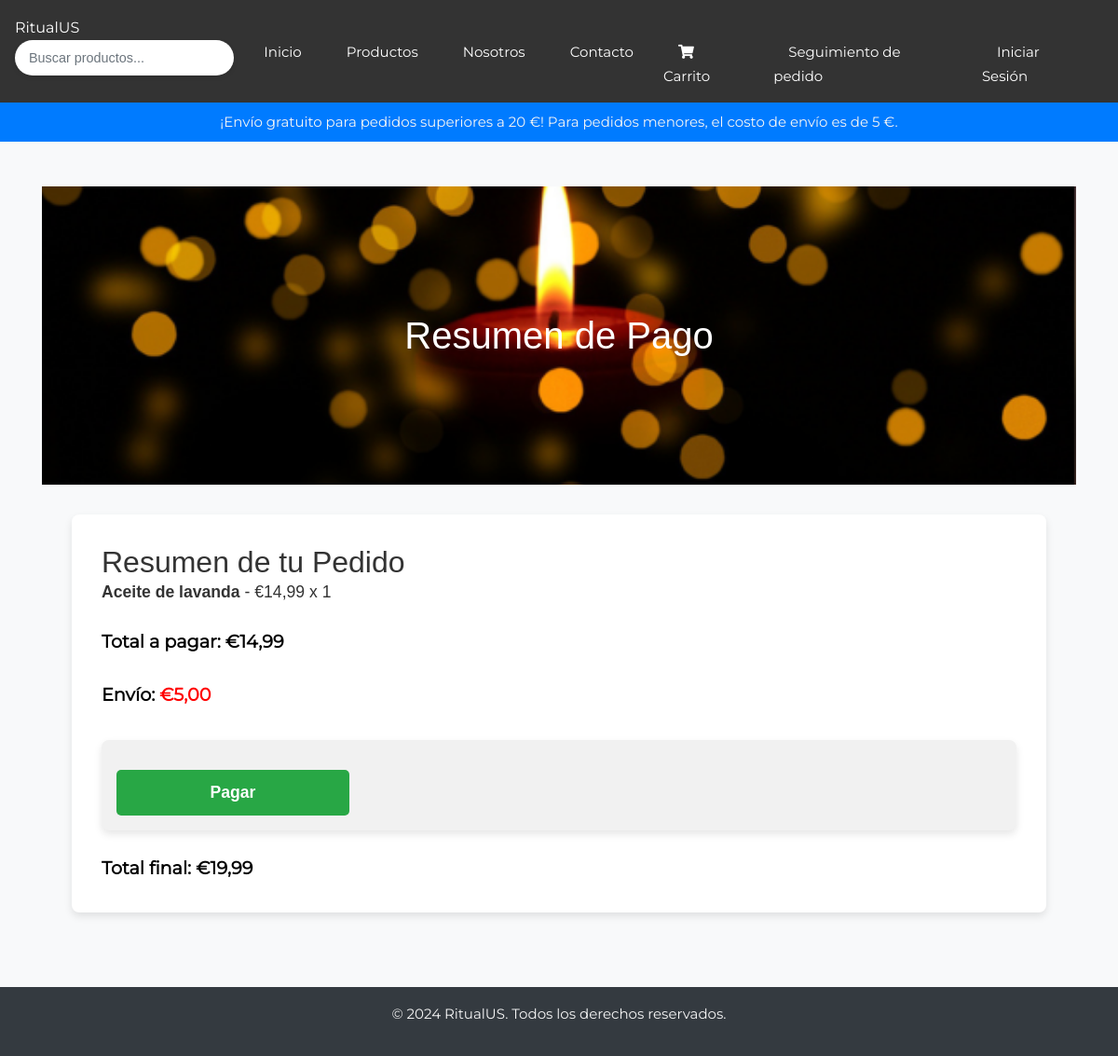
/payment/1/, run on the app's committed database.
### ritualUS/models.py (models this page shows, shortened)
class OrderProduct(models.Model):
    order_id = models.ForeignKey(
        Order, on_delete=models.CASCADE, related_name="order_product", verbose_name="Orden")
    product_id = models.ForeignKey(
        Product, on_delete=models.CASCADE, related_name="order_product", verbose_name="Producto")
    quantity = models.IntegerField(verbose_name="Cantidad")
    unity_price = models.FloatField(verbose_name="Precio unitario")
    class Meta:
        verbose_name = "Orden de producto"
        verbose_name_plural = "Órdenes de producto"

class Product(models.Model):
    id = models.AutoField(primary_key=True)
    name = models.CharField(max_length=100, verbose_name="Nombre del producto")
    description = models.CharField(max_length=500, verbose_name="Descripción del producto")
    price = models.FloatField(verbose_name="Precio")
    discount_price = models.FloatField(blank=True, null=True, verbose_name="Precio con descuento")
    image = models.ImageField(verbose_name="Imagen")
    stock = models.IntegerField(verbose_name="Stock")
    department = models.CharField(max_length=100, blank=True, null=True, verbose_name="Departamento")
    section = models.CharField(max_length=100, blank=True, null=True, verbose_name="Sección")
    factory = models.CharField(max_length=100, blank=True, null=True, verbose_name="Fabricante")
    product_type = models.ForeignKey(
        ProductType, on_delete=models.CASCADE, related_name="product", verbose_name="Tipo de producto")
    class Meta:
        ordering = ['name']
        verbose_name = "Producto"
        verbose_name_plural = "Productos"

class Order(models.Model):
    id = models.AutoField(primary_key=True)
    date = models.DateTimeField(auto_now_add=True, verbose_name="Fecha de la orden")
    payment = models.CharField(max_length=100, choices=Payment.choices(), verbose_name="Método de pago")
    user = models.ForeignKey(settings.AUTH_USER_MODEL, on_delete=models.CASCADE,
                             related_name="order", blank=True, null=True, verbose_name="Usuario")
    address = models.ForeignKey(
        Address, on_delete=models.CASCADE, related_name="order", blank=True, null=True, verbose_name="Dirección")
    status = models.CharField(max_length=50, choices=OrderStatus.choices(),
                              default=OrderStatus.PENDING.value, verbose_name="Estado")
    shipping_price = models.FloatField(default=5.0, verbose_name="Precio de envío")
    class Meta:
        verbose_name = "Orden"
        verbose_name_plural = "Órdenes"

### ritualUS/views.py (the view, shortened to what this page needs)
# urls.py: path('payment/<int:order_id>/', PaymentView.as_view(), name='payment'),
class PaymentView(View):
    def get(self, request, order_id):
        order_products = OrderProduct.objects.filter(order_id=order_id)
        order = Order.objects.get(id=order_id)
        address = order.address
        products = []
        total_price = 0
        for item in order_products:
            product = item.product_id
            if product.discount_price:
                total_price += product.discount_price * item.quantity
            else:
                total_price += product.price * item.quantity
            products.append({
                'name': product.name,
                'price': product.price,
                'discount_price': product.discount_price,
                'quantity': item.quantity,
                'address': address,
            })
        total_with_shipping = total_price + order.shipping_price
        payment_intent = stripe.PaymentIntent.create(
            amount=int(total_with_shipping * 100),
            currency='eur',
            description='Pago de productos'
        )
        print(order.shipping_price)
        return render(request, 'payment.html', {
            'order_products': order_products,
            'total_price': total_price,
            'total_with_shipping': total_with_shipping,
            'client_secret': payment_intent.client_secret,
            'STRIPE_PUBLIC_KEY': settings.STRIPE_PUBLISHABLE_KEY,
            'order_id': order_id,
            'order': order,
        })

### templates/payment.html (shortened to what this page needs)
{% extends 'base_generic.html' %}
{% load static %}
{% load category_template_tags %}
{% block content %}
    <section class="hero">
        <div class="hero-text">
            <h1>Resumen de Pago</h1>
        </div>
    </section>
    <section>
        <div class="payment-summary">
            <h2>Resumen de tu Pedido</h2>
            <ul>
                {% for item in order_products %}
                    <li>
                        <strong>{{ item.product_id.name }}</strong> - €{{ item.product_id.price|floatformat:2 }}
                        x {{ item.quantity }}
                    </li>
                {% endfor %}
            </ul>
            <p><strong>Total a pagar: €{{ total_price|floatformat:2 }}</strong></p>
            <p><strong>Envío: <span style="color: red; font-weight: bold;"> €{{ order.shipping_price|floatformat:2 }}</span></strong></p>
            <form id="payment-form">
                <button id="submit-button" class="btn">Pagar</button>
            </form>
            <p><strong>Total final: €{{ total_with_shipping|floatformat:2 }}</strong></p>
        </div>
    </section>
{% endblock content %}

### ritualUS/static/css/styles.css (style rules this page uses)
* { margin: 0; padding: 0; box-sizing: border-box; }
body, html { height: 100%; font-family: Montserrat-Regular, sans-serif; font-weight: 400; }
body { display: flex; flex-direction: column; min-height: 100vh; }
h1,h2,h3,h4,h5,h6 { margin: 0px; }
p { font-family: Montserrat-Regular; font-size: 15px; line-height: 1.7; color: #f5f5f5; margin: 0px; }
ul, li { margin: 0px; list-style-type: none; }
.hero { background: url('../images/ritualus.png') no-repeat center center/cover; color: #fff; height: 40vh; display: flex; align-items: center; justify-content: center; text-align: center; }
.hero-text h1 { font-size: 3rem; margin-bottom: 1rem; }
.btn { padding: 0.75rem 1.5rem; background-color: #ff6f61; color: #fff; text-decoration: none; border-radius: 5px; font-weight: bold; }

### ritualUS/static/css/signup.css (style rules this page uses)
* { margin: 0; padding: 0; box-sizing: border-box; }
body, html { height: 100%; font-family: Montserrat-Regular, sans-serif; font-weight: 400; margin: 0; }
body { display: flex; flex-direction: column; min-height: 100vh; display: flex; }
h1,h2,h3,h4,h5,h6 { margin: 0px; }
p { font-family: Montserrat-Regular; font-size: 15px; line-height: 1.7; color: #f5f5f5; margin: 0px; }
ul, li { margin: 0px; list-style-type: none; }

### templates/payment.html (style rules this page uses)
body { font-family: Arial, sans-serif; margin: 0; padding: 0; background-color: #f8f9fa; color: #333; }
.hero { background-color: #007bff; color: white; padding: 2rem; text-align: center; }
.hero-text h1 { font-size: 2.5rem; margin: 0; }
.payment-summary { background-color: #ffffff; padding: 2rem; margin: 2rem; border-radius: 8px; box-shadow: 0 4px 8px rgba(0, 0, 0, 0.1); }
.payment-summary ul { list-style-type: none; padding-left: 0; }
.payment-summary li { font-size: 1.1rem; margin-bottom: 0.8rem; }
.payment-summary p { font-size: 1.2rem; font-weight: bold; margin-top: 1.5rem; color: #000000; }
#payment-form { margin-top: 2rem; padding: 1rem; background-color: #f1f1f1; border-radius: 8px; box-shadow: 0 4px 8px rgba(0, 0, 0, 0.1); }
#submit-button { padding: 0.7rem 1.5rem; background-color: #28a745; color: white; border: none; border-radius: 5px; cursor: pointer; font-size: 1.1rem; width: 100%; max-width: 250px; transition: background-color 0.3s; }

### data on the page
OrderProduct: product_id.name "Aceite de lavanda", product_id.price "14,99", quantity "1"
Order: shipping_price "5,00"

### other printed values
{{ total_price|floatformat:2 }} "14,99"
{{ total_with_shipping|floatformat:2 }} "19,99"
